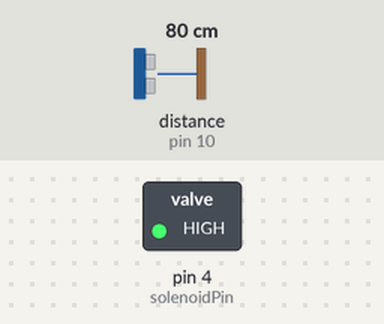
The sketch below on a simulated Arduino Uno, built with avr-gcc and run on an emulated ATmega328P. Parts: switched loads named in the sketch (green lamp = pin HIGH). Wiring (inferred from the names in the program): ultrasonic range finder: trigger pin 9; echo pin 10. The inputs (shaded band) are chosen by the test bench; at power-on: distance to the obstacle (sensor on pin 10) 80 cm. The echo pulse lasts 58.3 µs per cm; pins used as bus, display or sensor lines are not drawn.

Above: at 1.2 s.
1.3 s: distance to the obstacle (sensor on pin 10) set to 17 cm
2.8 s: distance to the obstacle (sensor on pin 10) set to 14 cm
At 3.9 s:
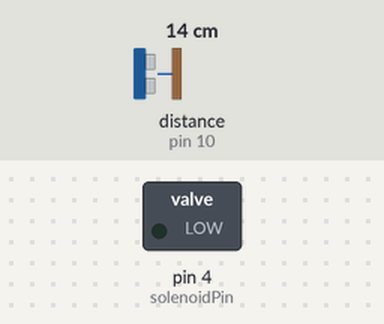
4.3 s: distance to the obstacle (sensor on pin 10) set to 18 cm
At 5.1 s:
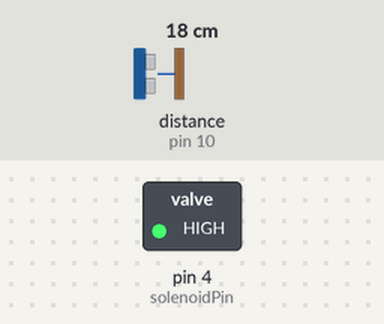
5.8 s: distance to the obstacle (sensor on pin 10) set to 2 cm
At 6.1 s:
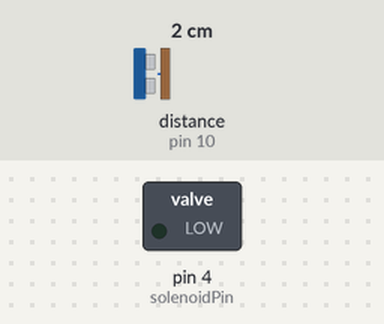
Timing chart, 0 to 8.3 s (numbered marks = the images above; inputs shaded):
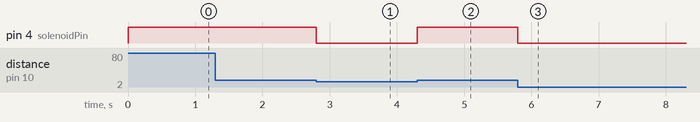

The sketch:

automatedWaterTap.ino
```cpp
  /*
  * Automated Water Tap
  * Ultrasonic Sensor HC-SR04 and Plastic Water Solenoid Valve – 12V – 1/2″ Nominal
  *
  * by Achintha Aththanayake
  *
  */
  // define pins numbers
  // ultrasonic sensor
  const int trigPin = 9;
  const int echoPin = 10;
  // solenoid valve
  int solenoidPin = 4;

  // defines variables
  // ultrasonic sensor
  long duration;
  int distance;
  // solenoid valve
  int space=15; // depend on the position of the ultrasonic sensor


  void setup()
  {
    pinMode(trigPin, OUTPUT); // set the trigPin as an Output
    pinMode(echoPin, INPUT); // set the echoPin as an Input
    pinMode(solenoidPin, OUTPUT); //set the solenoidPin as an Output
  }


  void loop()
  {
    // clear the trigPin
    digitalWrite(trigPin, LOW);
    delayMicroseconds(2);

    // set the trigPin on HIGH state for 10 micro seconds
    digitalWrite(trigPin, HIGH);
    delayMicroseconds(10);
    digitalWrite(trigPin, LOW);

    // read the echoPin
    duration = pulseIn(echoPin, HIGH);

    // Calculating the distance in cm
    distance= duration*0.034/2;

    // switch on the Solenoid valve
    if (space<=distance)
      digitalWrite(solenoidPin, HIGH);
    // switch off the Solenoid valve
    else
      digitalWrite(solenoidPin, LOW);

  }
```

Measured:
- the behaviour switches between 16 and 15 cm on distance to the obstacle (sensor on pin 10) (found by bisection; images 0 and 1)
- after the input at 1.3 s, every drawn part: stays the same
- after the input at 2.8 s, pin 4 (solenoidPin): HIGH → LOW at once
- after the input at 4.3 s, pin 4 (solenoidPin): LOW → HIGH at once
- after the input at 5.8 s, pin 4 (solenoidPin): HIGH → LOW at once
